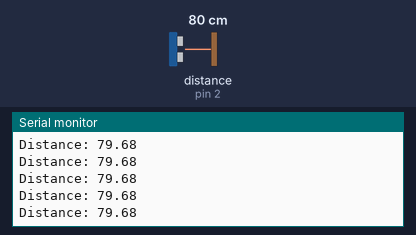
A sketch run on a simulated Arduino Uno, built with avr-gcc and run on an emulated ATmega328P. Shown: the last lines printed to the serial monitor. Wiring (inferred from the names in the program): ultrasonic range finder: trigger pin 3; echo pin 2. The inputs (shaded band) are chosen by the test bench; at power-on: distance to the obstacle (sensor on pin 2) 80 cm. The echo pulse lasts 58.3 µs per cm.

Above: at 1.2 s.
1.3 s: distance to the obstacle (sensor on pin 2) set to 120 cm
At 1.49 s:
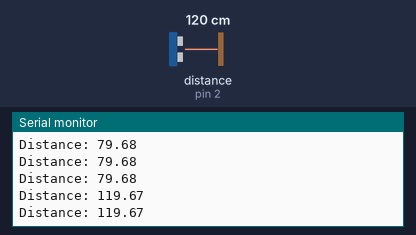
4.3 s: distance to the obstacle (sensor on pin 2) set to 35 cm
At 4.3 s:
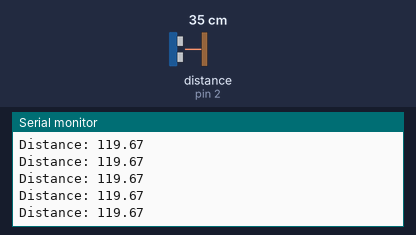
Timing chart, 0 to 7.3 s (numbered marks = the images above; inputs shaded):
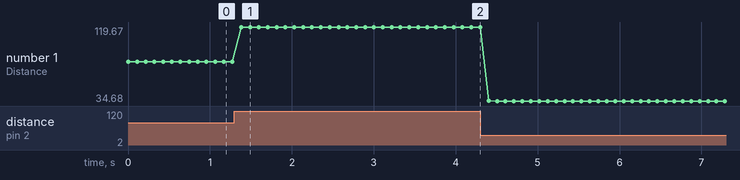

Measured:
- after the input at 1.3 s, the serial monitor: prints a new line after 0.08 s (image 1)
- plotted number 1: 79.68 → 119.67 after the input at 1.3 s, 119.67 → 34.68 after the input at 4.3 s

The sketch:

sketch_oct21a.ino
```cpp
// GIT CHECK

const int trigPin = 3;
const int echoPin = 2;
const int ledPin = 12;

float duration, distance;

void setup() {
  pinMode(trigPin, OUTPUT);
  pinMode(echoPin, INPUT);
  Serial.begin(9600);
}

void loop() {
  digitalWrite(trigPin, LOW);
  delayMicroseconds(2);
  digitalWrite(trigPin, HIGH);
  delayMicroseconds(10);
  digitalWrite(trigPin, LOW);

  duration = pulseIn(echoPin, HIGH);
  distance = (duration*.0343)/2;
  if (distance < 30) {    // ako je distance manja od 30
    digitalWrite(ledPin, HIGH);  // upali LED
    delay(5000);
  } else {
    digitalWrite(ledPin, LOW);   // ugasi LED
  }
  Serial.print("Distance: ");
  Serial.println(distance);
  delay(100);
}
```
